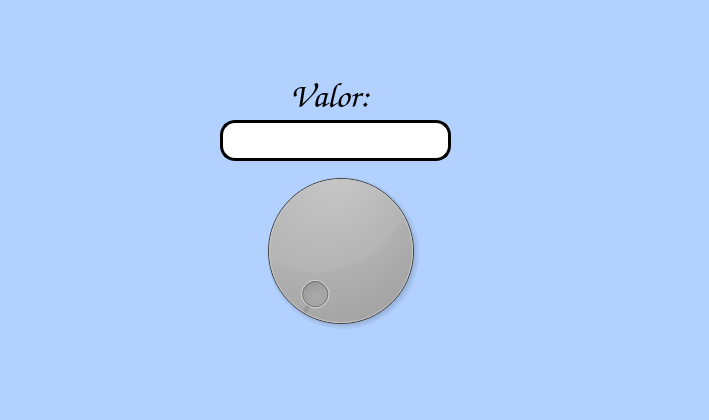
<?xml version="1.0" encoding="UTF-8"?>
<ui version="4.0">
 <class>MainWindow</class>
 <widget class="QMainWindow" name="MainWindow">
  <property name="geometry">
   <rect>
    <x>0</x>
    <y>0</y>
    <width>709</width>
    <height>420</height>
   </rect>
  </property>
  <property name="windowTitle">
   <string>MainWindow</string>
  </property>
  <property name="styleSheet">
   <string notr="true">background-color: rgb(178, 209, 255);</string>
  </property>
  <widget class="QWidget" name="centralwidget">
   <widget class="QLabel" name="imagen">
    <property name="geometry">
     <rect>
      <x>0</x>
      <y>10</y>
      <width>121</width>
      <height>101</height>
     </rect>
    </property>
    <property name="autoFillBackground">
     <bool>false</bool>
    </property>
    <property name="styleSheet">
     <string notr="true"/>
    </property>
    <property name="text">
     <string/>
    </property>
    <property name="pixmap">
     <pixmap resource="../Archivos/Recursos.qrc">:/logos/FIT_logo_vertical.png</pixmap>
    </property>
    <property name="scaledContents">
     <bool>true</bool>
    </property>
   </widget>
   <widget class="QLabel" name="imagen_2">
    <property name="geometry">
     <rect>
      <x>520</x>
      <y>-10</y>
      <width>181</width>
      <height>91</height>
     </rect>
    </property>
    <property name="autoFillBackground">
     <bool>false</bool>
    </property>
    <property name="styleSheet">
     <string notr="true"/>
    </property>
    <property name="text">
     <string/>
    </property>
    <property name="pixmap">
     <pixmap resource="../Archivos/Recursos.qrc">:/logos/log_uat_nuevo.png</pixmap>
    </property>
    <property name="scaledContents">
     <bool>true</bool>
    </property>
   </widget>
   <widget class="QLabel" name="imagen_3">
    <property name="geometry">
     <rect>
      <x>600</x>
      <y>260</y>
      <width>101</width>
      <height>101</height>
     </rect>
    </property>
    <property name="autoFillBackground">
     <bool>false</bool>
    </property>
    <property name="styleSheet">
     <string notr="true"/>
    </property>
    <property name="text">
     <string/>
    </property>
    <property name="pixmap">
     <pixmap resource="../Archivos/Recursos.qrc">:/ejercicios/ContornoTD.jpg</pixmap>
    </property>
    <property name="scaledContents">
     <bool>true</bool>
    </property>
   </widget>
   <widget class="QLabel" name="label_3">
    <property name="geometry">
     <rect>
      <x>290</x>
      <y>70</y>
      <width>191</width>
      <height>51</height>
     </rect>
    </property>
    <property name="font">
     <font>
      <family>Comic Sans MS</family>
      <pointsize>26</pointsize>
      <weight>9</weight>
      <italic>false</italic>
      <bold>false</bold>
     </font>
    </property>
    <property name="styleSheet">
     <string notr="true">font: 75 26pt &quot;Comic Sans MS&quot;;</string>
    </property>
    <property name="text">
     <string>Valor:</string>
    </property>
   </widget>
   <widget class="QLineEdit" name="txt_valor">
    <property name="geometry">
     <rect>
      <x>220</x>
      <y>120</y>
      <width>231</width>
      <height>41</height>
     </rect>
    </property>
    <property name="font">
     <font>
      <family>Comic Sans MS</family>
      <pointsize>22</pointsize>
      <weight>50</weight>
      <bold>false</bold>
     </font>
    </property>
    <property name="styleSheet">
     <string notr="true">background-color: rgb(255, 255, 255);
border: 3px solid black;
border-radius: 15px;</string>
    </property>
    <property name="text">
     <string/>
    </property>
   </widget>
   <widget class="QDial" name="dial">
    <property name="geometry">
     <rect>
      <x>250</x>
      <y>160</y>
      <width>181</width>
      <height>181</height>
     </rect>
    </property>
    <property name="styleSheet">
     <string notr="true">background-color: rgb(167, 167, 167);
</string>
    </property>
   </widget>
  </widget>
  <widget class="QMenuBar" name="menubar">
   <property name="geometry">
    <rect>
     <x>0</x>
     <y>0</y>
     <width>709</width>
     <height>21</height>
    </rect>
   </property>
  </widget>
  <widget class="QStatusBar" name="statusbar"/>
 </widget>
 <resources>
  <include location="../Archivos/Recursos.qrc"/>
 </resources>
 <connections/>
</ui>
